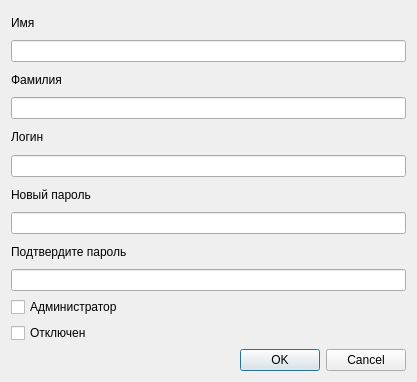
<?xml version="1.0" encoding="UTF-8"?>
<ui version="4.0">
 <class>userEdit_dialog</class>
 <widget class="QWidget" name="userEdit_dialog">
  <property name="geometry">
   <rect>
    <x>0</x>
    <y>0</y>
    <width>417</width>
    <height>382</height>
   </rect>
  </property>
  <property name="windowTitle">
   <string>Form</string>
  </property>
  <layout class="QVBoxLayout" name="verticalLayout">
   <item>
    <widget class="QLabel" name="firstName_label">
     <property name="text">
      <string>Имя</string>
     </property>
    </widget>
   </item>
   <item>
    <widget class="QLineEdit" name="firstName_lineEdit"/>
   </item>
   <item>
    <widget class="QLabel" name="lastName_label">
     <property name="text">
      <string>Фамилия</string>
     </property>
    </widget>
   </item>
   <item>
    <widget class="QLineEdit" name="lastName_lineEdit">
     <property name="echoMode">
      <enum>QLineEdit::EchoMode::Normal</enum>
     </property>
    </widget>
   </item>
   <item>
    <widget class="QLabel" name="login_label">
     <property name="text">
      <string>Логин</string>
     </property>
    </widget>
   </item>
   <item>
    <widget class="QLineEdit" name="login_lineEdit"/>
   </item>
   <item>
    <widget class="QLabel" name="newPass_label">
     <property name="text">
      <string>Новый пароль</string>
     </property>
    </widget>
   </item>
   <item>
    <widget class="QLineEdit" name="newPass_lineEdit">
     <property name="echoMode">
      <enum>QLineEdit::EchoMode::Password</enum>
     </property>
    </widget>
   </item>
   <item>
    <widget class="QLabel" name="newPassConfirm_label">
     <property name="text">
      <string>Подтвердите пароль</string>
     </property>
    </widget>
   </item>
   <item>
    <widget class="QLineEdit" name="newPassConfirm_lineEdit">
     <property name="layoutDirection">
      <enum>Qt::LayoutDirection::RightToLeft</enum>
     </property>
     <property name="echoMode">
      <enum>QLineEdit::EchoMode::Password</enum>
     </property>
    </widget>
   </item>
   <item>
    <widget class="QCheckBox" name="isAdmin_checkBox">
     <property name="text">
      <string>Администратор</string>
     </property>
    </widget>
   </item>
   <item>
    <widget class="QCheckBox" name="disabled_checkBox">
     <property name="text">
      <string>Отключен</string>
     </property>
    </widget>
   </item>
   <item>
    <widget class="QDialogButtonBox" name="buttonBox">
     <property name="standardButtons">
      <set>QDialogButtonBox::StandardButton::Cancel|QDialogButtonBox::StandardButton::Ok</set>
     </property>
    </widget>
   </item>
  </layout>
 </widget>
 <resources/>
 <connections/>
</ui>
